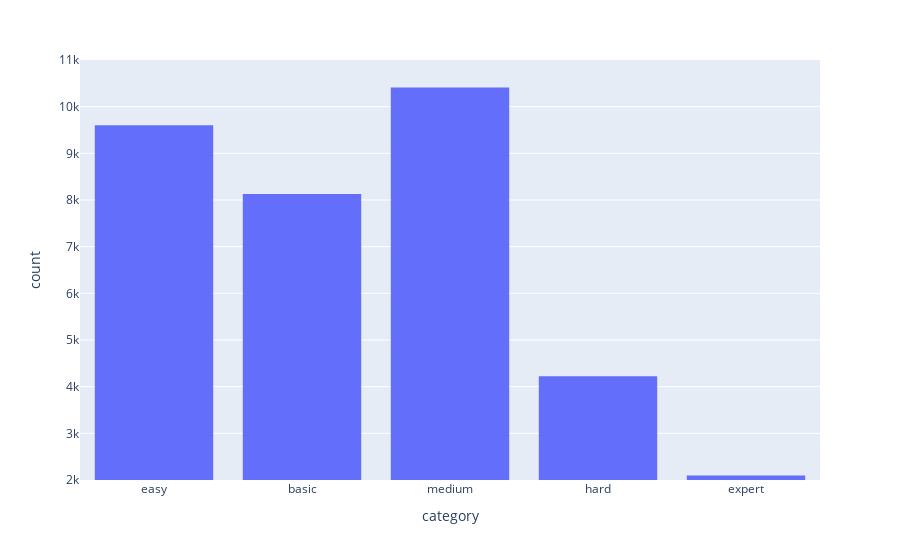

Notebook code cell kept with this figure:
### Code cell
px.histogram(df,x='category',range_y=[2000,11000])

### Figure 1 — Plotly figure (JSON) as saved in the notebook; plotly's stock layout.template omitted (floating-point values rounded to 4 significant figures; data arrays with more than 128 entries replaced by an {"elided": "..."} marker saying what was removed)
{"data": [{"alignmentgroup": "True", "bingroup": "x", "hovertemplate": "category=%{x}<br>count=%{y}<extra></extra>", "legendgroup": "", "marker": {"color": "#636efa", "pattern": {"shape": ""}}, "name": "", "offsetgroup": "", "orientation": "v", "showlegend": false, "type": "histogram", "x": {"elided": "34455 str values"}, "xaxis": "x", "yaxis": "y"}], "layout": {"barmode": "relative", "legend": {"tracegroupgap": 0}, "margin": {"t": 60}, "xaxis": {"anchor": "y", "domain": [0, 1], "title": {"text": "category"}}, "yaxis": {"anchor": "x", "domain": [0, 1], "range": [2000, 11000], "title": {"text": "count"}}}}
